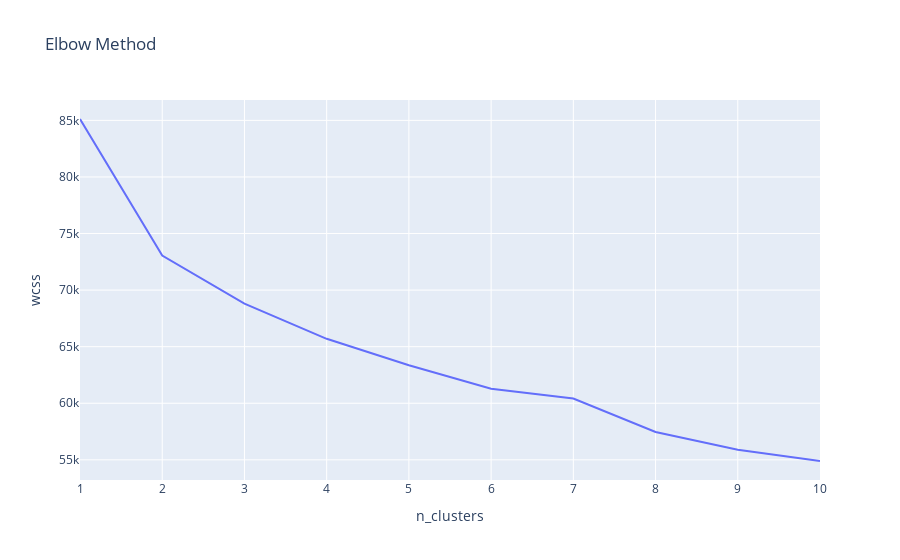

Notebook source saved alongside this figure:
### Code cell
px.line(
    x=N_CLUSTERS_TO_TRY_OUT,
    y=list(map(lambda x: x.inertia_, models)),
    labels={'x': 'n_clusters', 'y': 'wcss'},
    title='Elbow Method'
)

### Figure 1 — Plotly figure (JSON) as saved in the notebook; plotly's stock layout.template omitted (floating-point values rounded to 4 significant figures)
{"data": [{"hovertemplate": "n_clusters=%{x}<br>wcss=%{y}<extra></extra>", "legendgroup": "", "line": {"color": "#636efa", "dash": "solid"}, "mode": "lines", "name": "", "orientation": "v", "showlegend": false, "type": "scatter", "x": [1, 2, 3, 4, 5, 6, 7, 8, 9, 10], "xaxis": "x", "y": [85120.0, 73050.0, 68800.0, 65700.0, 63360.0, 61280.0, 60420.0, 57470.0, 55890.0, 54900.0], "yaxis": "y"}], "layout": {"legend": {"tracegroupgap": 0}, "title": {"text": "Elbow Method"}, "xaxis": {"anchor": "y", "domain": [0.0, 1.0], "title": {"text": "n_clusters"}}, "yaxis": {"anchor": "x", "domain": [0.0, 1.0], "title": {"text": "wcss"}}}}
